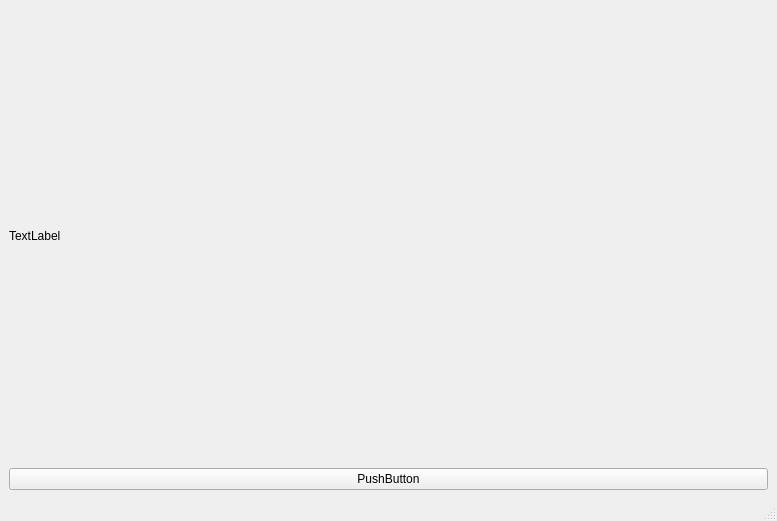
<?xml version="1.0" encoding="UTF-8"?>
<ui version="4.0">
 <class>MainWindow</class>
 <widget class="QMainWindow" name="MainWindow">
  <property name="geometry">
   <rect>
    <x>0</x>
    <y>0</y>
    <width>777</width>
    <height>521</height>
   </rect>
  </property>
  <property name="windowTitle">
   <string>MainWindow</string>
  </property>
  <widget class="QWidget" name="centralwidget">
   <layout class="QVBoxLayout" name="verticalLayout">
    <item>
     <widget class="QLabel" name="label">
      <property name="text">
       <string>TextLabel</string>
      </property>
     </widget>
    </item>
    <item>
     <widget class="QPushButton" name="pushButton">
      <property name="text">
       <string>PushButton</string>
      </property>
     </widget>
    </item>
   </layout>
  </widget>
  <widget class="QMenuBar" name="menubar">
   <property name="geometry">
    <rect>
     <x>0</x>
     <y>0</y>
     <width>777</width>
     <height>21</height>
    </rect>
   </property>
  </widget>
  <widget class="QStatusBar" name="statusbar"/>
 </widget>
 <resources/>
 <connections/>
</ui>
